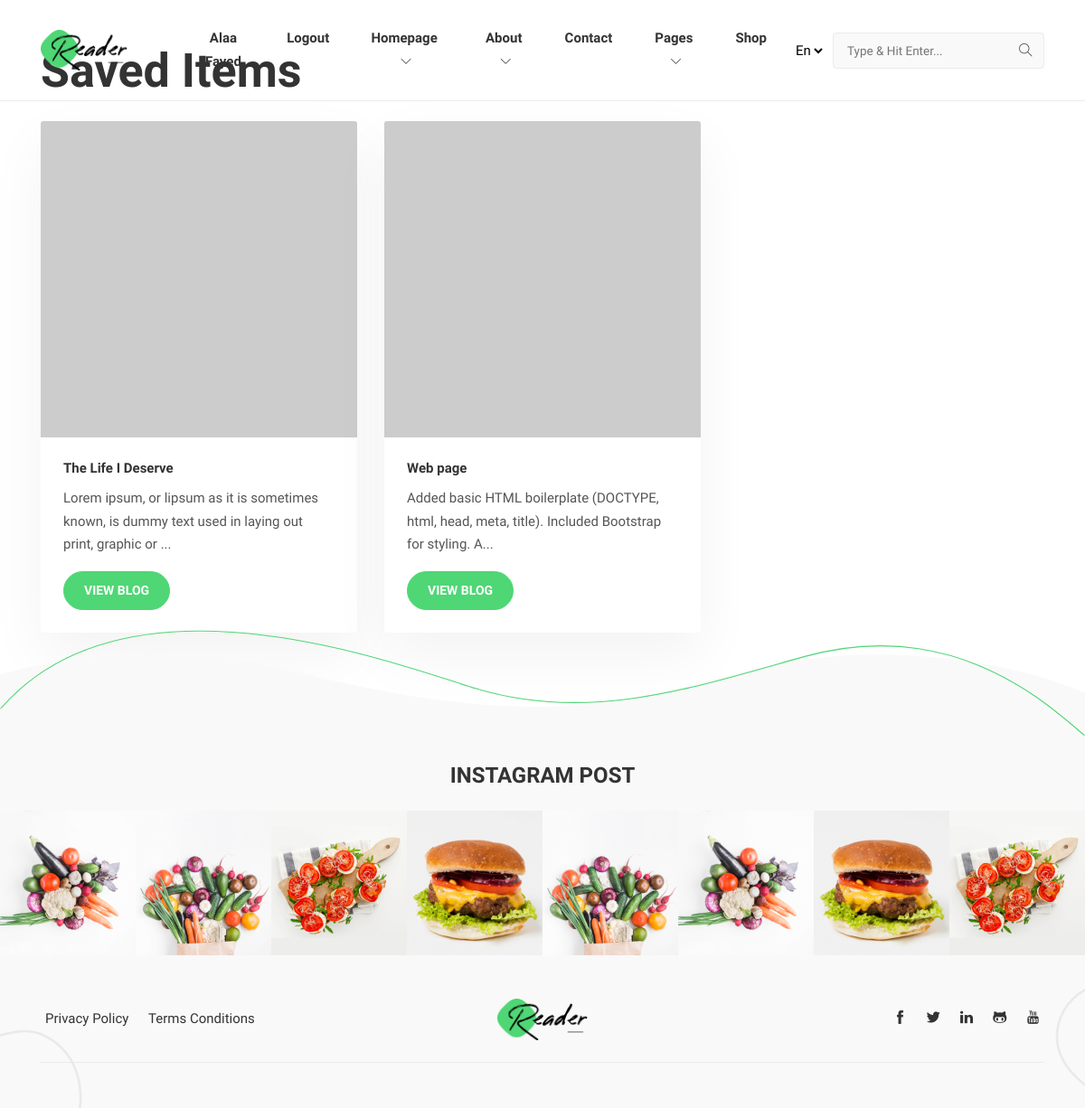
The app's page /saved (signed in) with its own data.
### pencil/models.py (models this page shows, shortened)
class User(BaseModel, UserMixin):
    id  = db.Column(db.Integer(), primary_key=True, nullable=False)
    username = db.Column(db.String(length=30), nullable=False, unique=True)
    email = db.Column(db.String(length=50), nullable=False, unique=True)
    password_hash = db.Column(db.String(length=100), nullable=False)
    posts = db.relationship("Post", backref="owned_user", lazy=True)
    commentators = db.relationship("Comment", backref="owned_commentator", lazy=True)
    replies = db.relationship("ReplyComment", backref="owned_responder", lazy=True)
    small_replies = db.relationship("ChildReply", backref="who_reply", lazy=True)
    archives = db.relationship("Post", backref="user")
    profile = db.relationship("Profile", back_populates="users", uselist=False)
    store = db.relationship("Store", back_populates="owner", uselist=False)
    roles = db.relationship('Role', secondary='user_role', backref="user")
    buyer = db.relationship("Sales", backref="book_buyers", lazy=True)
    @property
    def password(self):
        return self.password

class Post(BaseModel):
    id  = db.Column(db.Integer(), primary_key=True, nullable=False)
    title = db.Column(db.String(length=50), nullable=False)
    content = db.Column(db.Text(), nullable=False)
    publication_date = db.Column(db.DateTime, default=datetime.utcnow())
    modification_date = db.Column(db.DateTime, default=datetime.utcnow())
    owner = db.Column(db.Integer(), db.ForeignKey("user.id"))
    profile_owner = db.Column(db.Integer(), db.ForeignKey("profile.id"))
    saved_posts = db.relationship("User", backref="post")
    post_comments = db.relationship("Comment", backref="owned_comments", lazy=True)

### pencil/routes.py (the view)
@app.route("/saved", methods=["GET", "POST"])
@login_required
def save_page():
    items = current_user.archives
    return render_template("saved_items.html", items=items)

### pencil/models.py (called while the page is built)
@login_manager.user_loader
def load_user(user_id):
    return User.query.get(int(user_id))

### pencil/templates/saved_items.html (shortened to what this page needs)
{% extends 'base.html' %}
{% block content %}
<body>
    <div class="container mt-5">
        <header>
            <h1>Saved Items</h1>
        </header>
        <div class="row mt-4">
            {% if items %}
                {% for item in items %}
                    <div class="col-md-4">
                        <div class="card mb-4">
                            <img src="https://via.placeholder.com/150" class="card-img-top" alt="{{ item.title }}">
                            <div class="card-body">
                                <h5 class="card-title">{{ item.title }}</h5>
                                <p class="card-text">{{ item.content[:100] }}...</p>
                                <a href="{{ url_for('blog_page', post_id=item.id) }}" class="btn btn-primary">View Blog</a>
                            </div>
                        </div>
                    </div>
                {% endfor %}
            {% else %}
                <p>No blogs saved yet.</p>
            {% endif %}
        </div>
    </div>
</body>
{% endblock %}

### pencil/templates/base.html (shortened to what this page needs)
<!DOCTYPE html>
<html lang="en-us"><head>
  <link rel="stylesheet" href="{{ url_for('static', filename='plugins/bootstrap/bootstrap.min.css') }}">
  <link rel="stylesheet" href="{{ url_for('static', filename='plugins/themify-icons/themify-icons.css') }}">
  <link rel="stylesheet" href="{{ url_for('static', filename='plugins/slick/slick.css') }}">
  <link rel="stylesheet" href="{{ url_for('static', filename='css/style.css') }}" media="screen">
</head>
<body>
<header class="navigation fixed-top">
  <div class="container">
    <nav class="navbar navbar-expand-lg navbar-white">
      <a class="navbar-brand order-1" href="index.html">
        <img class="img-fluid" width="100px" src="static/images/logo.png"
          alt="Reader | Hugo Personal Blog Template">
      </a>
      <div class="collapse navbar-collapse text-center order-lg-2 order-3" id="navigation">
        <ul class="navbar-nav mx-auto">
            {% if current_user.is_authenticated %}
            <ul class="navbar-nav">
                <li class="nav-item">
                    <a class="nav-link" style="color: lawngreen; font-weight: bold">
                    </a>
                </li>
                <li class="nav-item">
                    <a class="nav-link" href="{{ url_for('profile', profile_id=current_user.id) }}">{{ current_user.username }}</a>
                </li>
                <li class="nav-item">
                    <a class="nav-link" href="{{ url_for('logout_page') }}">Logout</a>
                </li>
            </ul>
          {% endif %}
          <li class="nav-item dropdown">
            <a class="nav-link" href="#" role="button" data-toggle="dropdown" aria-haspopup="true"
              aria-expanded="false">
              homepage <i class="ti-angle-down ml-1"></i>
            </a>
          </li>
          <li class="nav-item dropdown">
            <a class="nav-link" href="#" role="button" data-toggle="dropdown" aria-haspopup="true"
              aria-expanded="false">
              About <i class="ti-angle-down ml-1"></i>
            </a>
          </li>
          <li class="nav-item">
            <a class="nav-link" href="contact.html">Contact</a>
          </li>
          <li class="nav-item dropdown">
            <a class="nav-link" href="#" role="button" data-toggle="dropdown" aria-haspopup="true"
              aria-expanded="false">Pages <i class="ti-angle-down ml-1"></i>
            </a>
          </li>
          <li class="nav-item">
            <a class="nav-link" href="shop.html">Shop</a>
          </li>
        </ul>
      </div>
      <div class="order-2 order-lg-3 d-flex align-items-center">
        <select class="m-2 border-0 bg-transparent" id="select-language">
          <option id="en" value="" selected>En</option>
        </select>
        <form class="search-bar">
          <input id="search-query" name="s" type="search" placeholder="Type &amp; Hit Enter...">
        </form>
      </div>
    </nav>
  </div>
</header>
{% block content %}
{% endblock %}
 <footer class="footer">
    <svg class="footer-border" height="214" viewBox="0 0 2204 214" fill="none" xmlns="http://www.w3.org/2000/svg">
        <path d="M2203 213C2136.58 157.994 1942.77 -33.1996 1633.1 53.0486C1414.13 114.038 1200.92 188.208 967.765 118.127C820.12 73.7483 263.977 -143.754 0.999958 158.899"
        stroke-width="2" />
    </svg>
    <div class="instafeed text-center mb-5">
        <h2 class="h3 mb-4">INSTAGRAM POST</h2>
        <div class="instagram-slider">
          <div class="instagram-post"><img src="static/images/instagram/1.jpg"></div>
          <div class="instagram-post"><img src="static/images/instagram/2.jpg"></div>
          <div class="instagram-post"><img src="static/images/instagram/4.jpg"></div>
          <div class="instagram-post"><img src="static/images/instagram/3.jpg"></div>
          <div class="instagram-post"><img src="static/images/instagram/2.jpg"></div>
          <div class="instagram-post"><img src="static/images/instagram/1.jpg"></div>
          <div class="instagram-post"><img src="static/images/instagram/3.jpg"></div>
          <div class="instagram-post"><img src="static/images/instagram/4.jpg"></div>
        </div>
    </div>
    <div class="container">
        <div class="row align-items-center">
        <div class="col-md-5 text-center text-md-left mb-4">
            <ul class="list-inline footer-list mb-0">
              <li class="list-inline-item"><a href="privacy-policy.html">Privacy Policy</a></li>
              <li class="list-inline-item"><a href="terms-conditions.html">Terms Conditions</a></li>
            </ul>
        </div>
        <div class="col-md-2 text-center mb-4">
            <a href="index.html"><img class="img-fluid" width="100px" src="static/images/logo.png" alt="Reader | Hugo Personal Blog Template"></a>
        </div>
        <div class="col-md-5 text-md-right text-center mb-4">
            <ul class="list-inline footer-list mb-0">
            <li class="list-inline-item"><a href="#"><i class="ti-facebook"></i></a></li>
            <li class="list-inline-item"><a href="#"><i class="ti-twitter-alt"></i></a></li>
            <li class="list-inline-item"><a href="#"><i class="ti-linkedin"></i></a></li>
            <li class="list-inline-item"><a href="#"><i class="ti-github"></i></a></li>
            <li class="list-inline-item"><a href="#"><i class="ti-youtube"></i></a></li>
            </ul>
        </div>
        <div class="col-12">
            <div class="border-bottom border-default"></div>
        </div>
        </div>
    </div>
   </footer>
</body>
</html>

### pencil/static/css/style.css (style rules this page uses)
body { line-height: 1.7; font-family: "Nunito Sans", sans-serif; -webkit-font-smoothing: antialiased; color: #555; font-size: 15px; }
p { font-weight: 400; color: #555; font-size: 15px; line-height: 1.7; font-family: "Nunito Sans", sans-serif; }
h1, h2, h3, h4, h5, h6, .h1, .h2, .h3, .h4, .h5, .h6 { color: #333; font-family: "Nunito Sans", sans-serif; font-weight: 800; line-height: 1.2; }
h1, .h1 { font-size: 52px; }
h2, .h2 { font-size: 36px; }
h3, .h3 { font-size: 24px; }
h5, .h5 { font-size: 15px; }
.btn { font-size: 14px; font-family: "Nunito Sans", sans-serif; font-weight: 700; text-transform: uppercase; padding: 10px 22px; border-radius: 50px; border: 1px solid; position: relative; z-index: 1; transition: 0.2s ease; }
.btn-primary { background: #4FD675; color: #fff; border-color: #4FD675; }
body { background-color: #fff; overflow-x: hidden; }
img { vertical-align: middle; border: 0; }
a, a:hover, a:focus { text-decoration: none; }
a, button, select { cursor: pointer; transition: 0.2s ease; }
.slick-slide { outline: 0; }
.shadow, .promotion, .logo-list li, .widget, .card, .navbar .dropdown-menu { box-shadow: 0px 25px 65px rgba(0, 0, 0, 0.05) !important; }
.border-default { border-color: #EBEBEB !important; }
.navigation { border-bottom: 1px solid #EBEBEB; transition: 0.2s ease; padding: 10px 0; }
.nav-item { margin: 0; }
.nav-item .nav-link { text-transform: capitalize; font-family: "Nunito Sans", sans-serif; font-weight: 600; }
.navbar-white .navbar-nav .nav-link { color: #333; }
.navbar-expand-lg .navbar-nav .nav-link { padding: 20px; }
.navbar { padding: 0; }
.navbar .dropdown i { font-size: 12px; }
.search-bar { position: relative; background-color: #F9F9F9; }
.search-bar input { background-color: transparent; border: 1px solid #EBEBEB; height: 40px; padding-left: 15px; position: relative; border-radius: 5px; z-index: 1; }
.search-bar input::placeholder { font-size: 90%; }
.search-bar::before { position: absolute; font-family: "themify"; content: "\e610"; font-size: 15px; right: 13px; top: 50%; transform: translateY(-50%); }
.card { border: 0; background-color: #fff; transition: 0.2s ease; }
.card-body { padding: 25px; }
.instagram-post img { height: 160px; width: 100%; -o-object-fit: cover; object-fit: cover; }
.footer { padding: 120px 0 50px; background-image: url(../images/backgrounds/footer-bg.svg); background-position: top center; background-repeat: no-repeat; background-size: cover; position: relative; }
.footer-list a { display: block; color: #333; padding: 5px; }
.footer-border { position: absolute; top: -75px; width: 100%; stroke: #4FD675; }

### records on screen
User: username "Alaa Fayed"
Post: title "The Life I Deserve", content "Lorem ipsum, or lipsum as it is sometimes known, is dummy text used in laying out print, graphic or"
Post: title "Web page", content "Added basic HTML boilerplate (DOCTYPE, html, head, meta, title). Included Bootstrap for styling. A"
